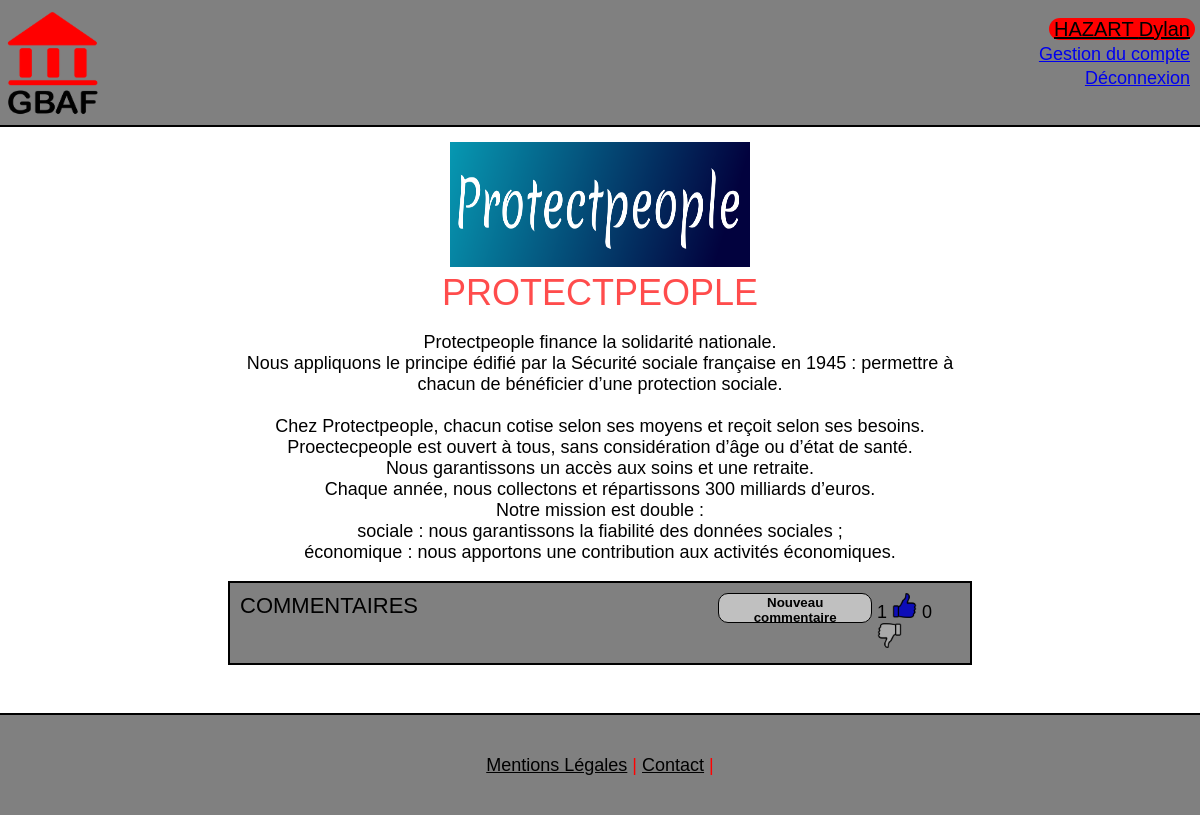
Page /actors.php?acteur=2 (signed in) on the committed database.
### tables this page shows
CREATE TABLE `acteur` (
  `id_acteur` int(11) NOT NULL,
  `acteur` varchar(255) NOT NULL,
  `description` text NOT NULL,
  `logo` varchar(255) NOT NULL
);

### actors.php (the view, shortened to what this page needs)
<!DOCTYPE html>
<html lang="fr">
    <head>
    	<link rel="stylesheet" href="css/style.css"/>
    </head>
    <body>
    	<header class="site-header-container">
			<div class="site-header-content"><?php include 'header.php'; ?></div>
		</header>
    	<?php
		try
		{
			$bdd = new PDO('mysql:host=localhost;dbname=oc_gbaf;charset=utf8', 'root', 'root');
		}
		catch(Exception $e)
		{
		    die('Erreur : '.$e->getMessage());
		}
		$id_acteur = $_GET['acteur'];
		$req = $bdd->prepare('SELECT id_acteur, acteur, description, logo FROM acteur WHERE id_acteur = :id_acteur');
		$req->execute(array(
			'id_acteur' => $id_acteur));
		$donnees = $req->fetch();
		?>
		<section class="actor-section-container">
			<img alt="Logo partenaire" src="img/<?php echo htmlspecialchars($donnees['logo']); ?>" alt="Image de présentation de l'acteur">
			<h2>
				<?php echo htmlspecialchars($donnees['acteur']); ?>
			</h2>
			<p>
				<?php echo nl2br(htmlspecialchars($donnees['description'])); ?>
			</p>
		</section>
		<section id="post-list-container">
			<div id="post-list-content-title">
				<h3>COMMENTAIRES</h3>
				<form id="form-add-post-button" method="post" action="add_post.php?acteur=<?php echo $id_acteur;?>">
					<button name="addPostBtn" type="submit" value="addPost">Nouveau commentaire</button>
				</form>
				<div id="likesystem-container">
					<?php include 'likesystem.php'; ?>
				</div>
			</div>
		</section>
		<footer class="site-footer-container">
			<div class="site-footer-content"><?php include 'footer.php'; ?></div>
		</footer>
	</body>
</html>

### css/style.css (style rules this page uses)
body { margin: 0px 0px 150px 0px; font: 18px "Comic Sans", sans-serif; }
h2 { font: 26px "Comic Sans", sans-serif; }
h3 { font: 22px "Comic Sans", sans-serif; }
.site-header-content { height: 125px; display: flex; flex-direction: row; border-bottom: 2px solid black; background-color: rgb(128,128,128); justify-content: center; }
.site-footer-content { display: flex; flex-direction: row; align-items: center; justify-content: center; height: 100px; width: 100%; background-color: rgb(128,128,128); border-top: 2px solid black; position: fixed; bottom: 0; }
.actor-section-container { display: flex; flex-direction: column; text-align: center; margin: 15px auto 0px auto; width: 60%; }
.actor-section-container h2 { font-size: 36px; color: rgba(255,0,0,0.7); margin: 5px 0px 0px 0px; text-transform: uppercase; }
.actor-section-container img { height: 125px; width: 300px; margin-left: auto; margin-right: auto; }
#post-list-container { display: flex; flex-direction: column; border: 2px solid black; background-color: rgb(128,128,128); padding: 10px; width: 60%; margin-left: auto; margin-right: auto; }
#post-list-content-title { display: flex; flex-direction: row; }
#post-list-content-title h3 { margin: 0px; margin-bottom: 20px; width: 68%; }
#form-add-post-button { margin-right: 5px; }
#form-add-post-button button { height: 30px; background-color: rgb(192,192,192); font-weight: 600; border: 1px solid black; border-radius: 10px; }

### rows in the picture
acteur: logo (picture), acteur "PROTECTPEOPLE", description "Protectpeople finance la solidarité nationale. Nous appliquons le principe édifié par la Sécurité sociale française en 1945 : permettre à chacun de bénéficier d’une protection sociale. Chez Protectpeople, chacun cotise selon ses moyens et reçoit selon ses besoins. Proectecpeople est ouvert à tous, sans considération d’âge ou d’état de santé. Nous garantissons un accès aux soins et une retraite. Chaque année, nous collectons et répartissons 300 milliards d’euros. Notre mission est double : sociale : nous garantissons la fiabilité des données sociales ; économique : nous apportons une contribution aux activités économiques."

### other values in the picture
$_SESSION['nom'] "HAZART"
$_SESSION['prenom'] "Dylan"
getLikes($id_acteur) "1"
getDislikes($id_acteur) "0"
